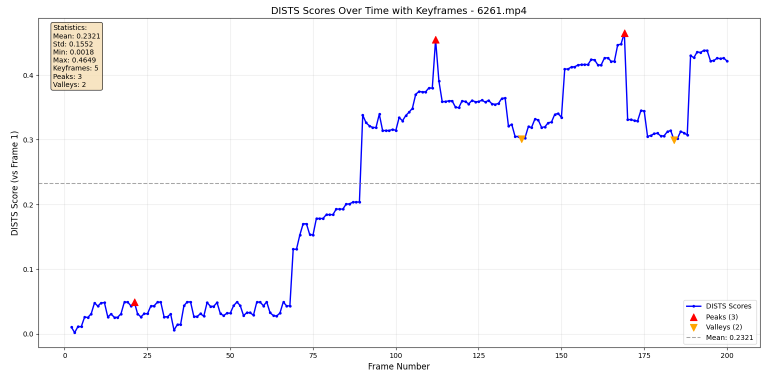
#> input picture src/distance_selector/dists/src/peaks/Figure_1.png, 1536 x 754 px, found by its file name (shown at 1/2 size)
$ python test_20250921172357.py
#> lines starting #> are read from the running program, lines starting #| are printed output that depends on the picture
import matplotlib.pyplot as plt
import matplotlib.image as mpimg

# Load the image
image_path = r"D:\AI\Image_processing\Research\DISTS\peaks\Figure_1.png"
img = mpimg.imread(image_path)
#> img is the input picture: shape (754, 1536, 4) float32; mean R, G, B, A 0.978, 0.977, 0.985, 1

# Coordinates to mark (x = frame numbers, y will be estimated visually since we only have x)
frame_points = [86, 128, 167, 202, 223, 307, 337, 376, 421, 440, 510, 701, 775, 806, 842]

# Display the image
fig, ax = plt.subplots(figsize=(12, 6))
ax.imshow(img)

# Estimate y-coordinates (relative to the graph area in the image)
# Since we only have x values, we draw vertical lines at these frame positions (approximate)
for x in frame_points:
    # Map frame number to image x-coordinate (image width ~1060, frame range ~0-900)
    x_img = int((x / 900) * img.shape[1])
    ax.axvline(x=x_img, color='red', linestyle='--', linewidth=1)

plt.axis("off")
plt.show()
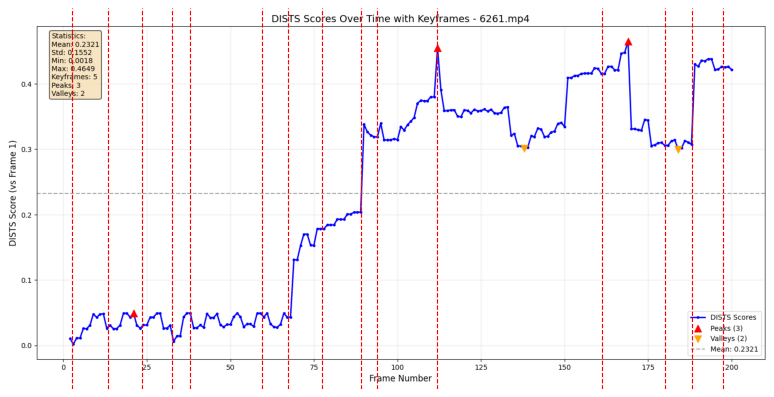
#> figure drawn by matplotlib, 1 panel
